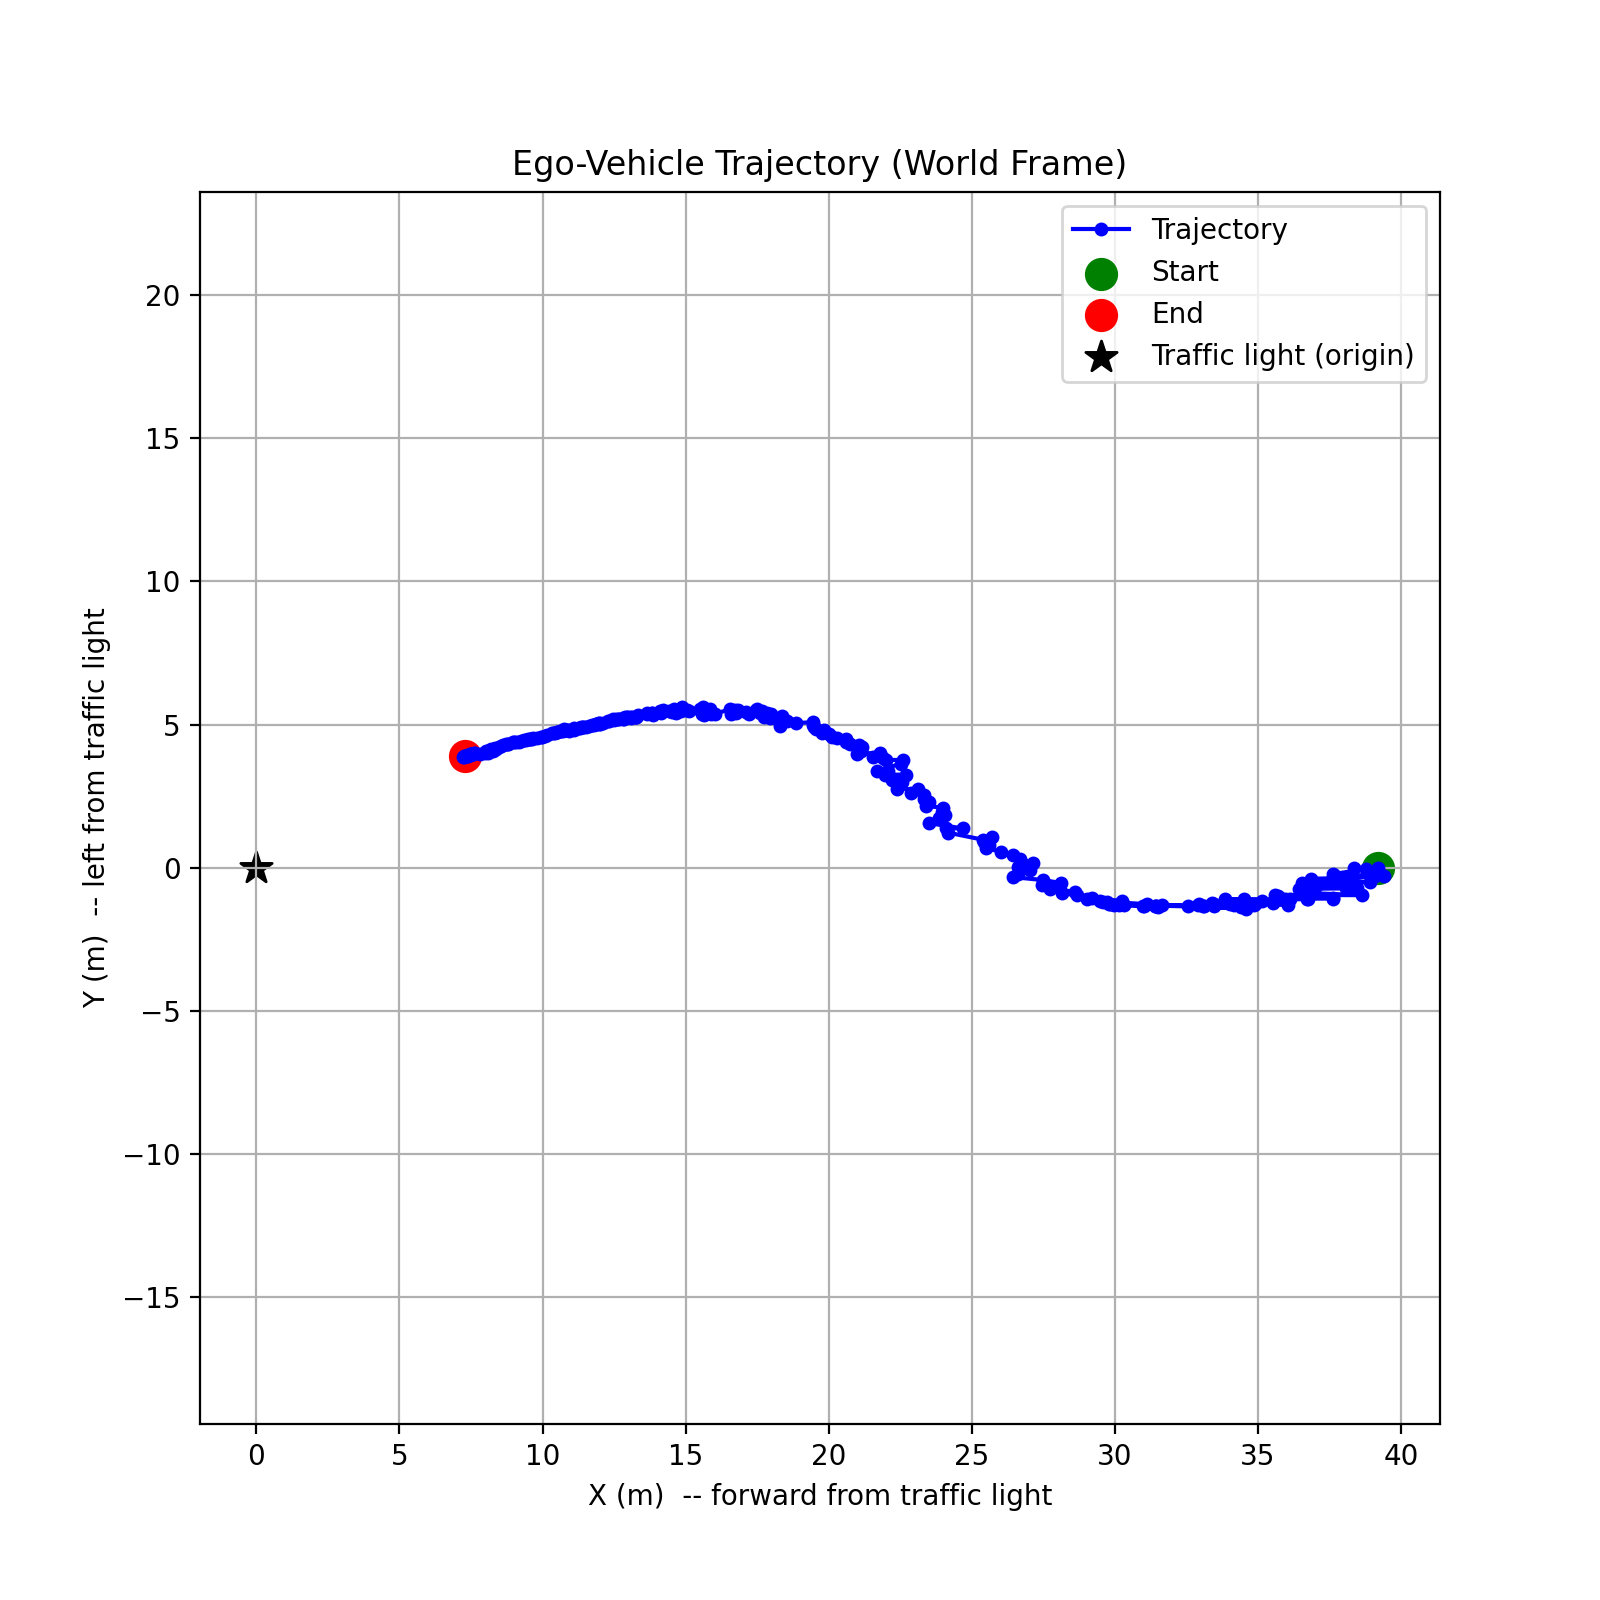

Here is the Python script that generated this plot:
import numpy as np
import pandas as pd
import matplotlib.pyplot as plt
import os

# Config
DATASET_DIR = "dataset"
BBOX_FILE = os.path.join(DATASET_DIR, "bbox_light.csv")
XYZ_DIR = os.path.join(DATASET_DIR, "xyz")
OUTPUT_PNG = "trajectory.png"

# Load bboxes
bboxes = pd.read_csv(BBOX_FILE)

# Average depth over patch centered on center of bounding box
def avg_bbox_depth(row, patch_size):
    frame_id, x1, y1, x2, y2 = row

    x_center = (x1 + x2)//2
    y_center = (y1 + y2)//2

    xyz = np.load(os.path.join(XYZ_DIR, f"depth{frame_id:06d}.npz"))["xyz"]

    patch = xyz[y_center - patch_size:y_center + patch_size, x_center - patch_size:x_center + patch_size, :3].reshape(-1, 3)
    mask = np.isfinite(patch).all(axis=1)
    valid = patch[mask]

    if len(valid) == 0:
        return np.array([np.nan, np.nan, np.nan])
        
    return valid.mean(axis=0)

# Compute depth over each row

positions_cam = []
for _, row in bboxes.iterrows():
    avg_depth = avg_bbox_depth(row, 3)

    if np.all(np.isfinite(avg_depth)):
        positions_cam.append(avg_depth)


positions_cam = np.array(positions_cam)  # shape (N,3)

# Camera -> World axes
# camera: X forward, Y right, Z up
# world:  X forward, Y left,  Z up  => flip Y
cam_world = positions_cam.copy()
cam_world[:, 1] = -cam_world[:, 1]   # Y_world = -Y_cam

# Rotate so that initial car–light line is aligned with +X
p0 = cam_world[0, :2]  # first light position wrt car (XY plane)
angle = -np.arctan2(p0[1], p0[0])  # rotation to +X
R = np.array([[np.cos(angle), -np.sin(angle)],
              [np.sin(angle),  np.cos(angle)]])

light_world_rot = (R @ cam_world[:, :2].T).T

# Plot
plt.figure(figsize=(8,8))
plt.plot(light_world_rot[:,0], light_world_rot[:,1], "o-", color="blue", markersize=4, label="Trajectory")
plt.scatter(light_world_rot[0,0], light_world_rot[0,1], color="green", s=120, label="Start")
plt.scatter(light_world_rot[-1,0], light_world_rot[-1,1], color="red", s=120, label="End")
plt.scatter(0, 0, color="black", marker="*", s=140, label="Traffic light (origin)")

plt.xlabel("X (m)  -- forward from traffic light")
plt.ylabel("Y (m)  -- left from traffic light")
plt.title("Ego-Vehicle Trajectory (World Frame)")
plt.legend()
plt.grid(True)
plt.axis("equal")
plt.savefig(OUTPUT_PNG, dpi=200)
plt.close()